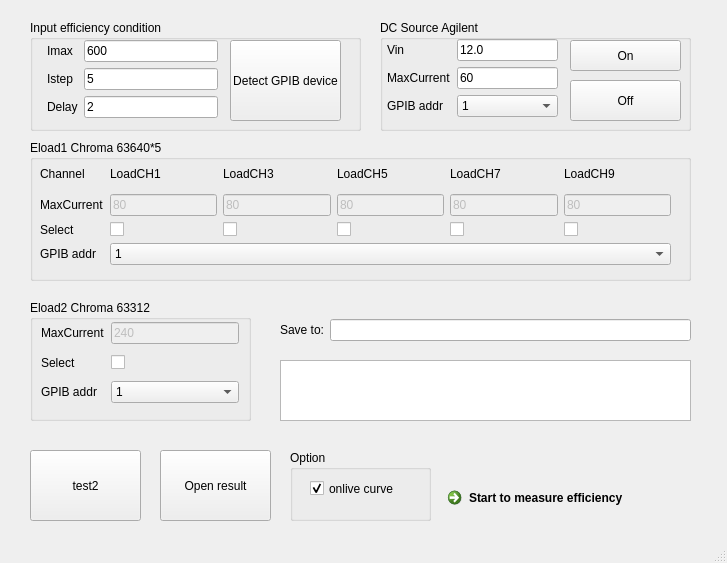
<?xml version="1.0" encoding="UTF-8"?>
<ui version="4.0">
 <class>MainWindow</class>
 <widget class="QMainWindow" name="MainWindow">
  <property name="geometry">
   <rect>
    <x>0</x>
    <y>0</y>
    <width>727</width>
    <height>563</height>
   </rect>
  </property>
  <property name="windowTitle">
   <string>MainWindow</string>
  </property>
  <widget class="QWidget" name="centralwidget">
   <widget class="QCommandLinkButton" name="commandLinkButton">
    <property name="enabled">
     <bool>true</bool>
    </property>
    <property name="geometry">
     <rect>
      <x>440</x>
      <y>480</y>
      <width>251</width>
      <height>41</height>
     </rect>
    </property>
    <property name="layoutDirection">
     <enum>Qt::LeftToRight</enum>
    </property>
    <property name="text">
     <string>Start to measure efficiency</string>
    </property>
   </widget>
   <widget class="QTextBrowser" name="textBrowser">
    <property name="geometry">
     <rect>
      <x>280</x>
      <y>360</y>
      <width>411</width>
      <height>61</height>
     </rect>
    </property>
   </widget>
   <widget class="QPushButton" name="pushButton_3">
    <property name="geometry">
     <rect>
      <x>30</x>
      <y>450</y>
      <width>111</width>
      <height>71</height>
     </rect>
    </property>
    <property name="text">
     <string>test2</string>
    </property>
   </widget>
   <widget class="QGroupBox" name="groupBox">
    <property name="geometry">
     <rect>
      <x>30</x>
      <y>140</y>
      <width>661</width>
      <height>141</height>
     </rect>
    </property>
    <property name="title">
     <string>Eload1 Chroma 63640*5</string>
    </property>
    <widget class="QWidget" name="layoutWidget">
     <property name="geometry">
      <rect>
       <x>10</x>
       <y>20</y>
       <width>631</width>
       <height>105</height>
      </rect>
     </property>
     <layout class="QGridLayout" name="gridLayout">
      <item row="2" column="0">
       <widget class="QLabel" name="label_4">
        <property name="text">
         <string>Select </string>
        </property>
       </widget>
      </item>
      <item row="4" column="1" colspan="5">
       <widget class="QComboBox" name="comboBox">
        <property name="enabled">
         <bool>true</bool>
        </property>
        <property name="editable">
         <bool>false</bool>
        </property>
        <property name="currentText">
         <string>1</string>
        </property>
        <item>
         <property name="text">
          <string>1</string>
         </property>
        </item>
        <item>
         <property name="text">
          <string>2</string>
         </property>
        </item>
        <item>
         <property name="text">
          <string>3</string>
         </property>
        </item>
        <item>
         <property name="text">
          <string>4</string>
         </property>
        </item>
        <item>
         <property name="text">
          <string>5</string>
         </property>
        </item>
        <item>
         <property name="text">
          <string>6</string>
         </property>
        </item>
        <item>
         <property name="text">
          <string>7</string>
         </property>
        </item>
        <item>
         <property name="text">
          <string>8</string>
         </property>
        </item>
        <item>
         <property name="text">
          <string>9</string>
         </property>
        </item>
        <item>
         <property name="text">
          <string>10</string>
         </property>
        </item>
        <item>
         <property name="text">
          <string>11</string>
         </property>
        </item>
        <item>
         <property name="text">
          <string>12</string>
         </property>
        </item>
        <item>
         <property name="text">
          <string>13</string>
         </property>
        </item>
        <item>
         <property name="text">
          <string>14</string>
         </property>
        </item>
        <item>
         <property name="text">
          <string>15</string>
         </property>
        </item>
        <item>
         <property name="text">
          <string>16</string>
         </property>
        </item>
        <item>
         <property name="text">
          <string>17</string>
         </property>
        </item>
        <item>
         <property name="text">
          <string>18</string>
         </property>
        </item>
        <item>
         <property name="text">
          <string>19</string>
         </property>
        </item>
        <item>
         <property name="text">
          <string>20</string>
         </property>
        </item>
        <item>
         <property name="text">
          <string>21</string>
         </property>
        </item>
        <item>
         <property name="text">
          <string>22</string>
         </property>
        </item>
        <item>
         <property name="text">
          <string>23</string>
         </property>
        </item>
        <item>
         <property name="text">
          <string>24</string>
         </property>
        </item>
        <item>
         <property name="text">
          <string>25</string>
         </property>
        </item>
        <item>
         <property name="text">
          <string>26</string>
         </property>
        </item>
       </widget>
      </item>
      <item row="1" column="0">
       <widget class="QLabel" name="label_3">
        <property name="text">
         <string>MaxCurrent</string>
        </property>
       </widget>
      </item>
      <item row="4" column="0">
       <widget class="QLabel" name="label_5">
        <property name="text">
         <string>GPIB addr</string>
        </property>
       </widget>
      </item>
      <item row="0" column="3">
       <widget class="QLabel" name="label_12">
        <property name="text">
         <string>LoadCH5</string>
        </property>
       </widget>
      </item>
      <item row="0" column="1">
       <widget class="QLabel" name="label">
        <property name="text">
         <string>LoadCH1</string>
        </property>
       </widget>
      </item>
      <item row="0" column="2">
       <widget class="QLabel" name="label_11">
        <property name="text">
         <string>LoadCH3</string>
        </property>
       </widget>
      </item>
      <item row="0" column="0">
       <widget class="QLabel" name="label_2">
        <property name="text">
         <string>Channel</string>
        </property>
       </widget>
      </item>
      <item row="1" column="2">
       <widget class="QLineEdit" name="lineEdit_L3">
        <property name="enabled">
         <bool>false</bool>
        </property>
        <property name="text">
         <string>80</string>
        </property>
       </widget>
      </item>
      <item row="1" column="1">
       <widget class="QLineEdit" name="lineEdit_L1">
        <property name="enabled">
         <bool>false</bool>
        </property>
        <property name="text">
         <string>80</string>
        </property>
       </widget>
      </item>
      <item row="0" column="5">
       <widget class="QLabel" name="label_14">
        <property name="text">
         <string>LoadCH9</string>
        </property>
       </widget>
      </item>
      <item row="1" column="3">
       <widget class="QLineEdit" name="lineEdit_L5">
        <property name="enabled">
         <bool>false</bool>
        </property>
        <property name="text">
         <string>80</string>
        </property>
       </widget>
      </item>
      <item row="0" column="4">
       <widget class="QLabel" name="label_13">
        <property name="text">
         <string>LoadCH7</string>
        </property>
       </widget>
      </item>
      <item row="1" column="4">
       <widget class="QLineEdit" name="lineEdit_L7">
        <property name="enabled">
         <bool>false</bool>
        </property>
        <property name="text">
         <string>80</string>
        </property>
       </widget>
      </item>
      <item row="1" column="5">
       <widget class="QLineEdit" name="lineEdit_L9">
        <property name="enabled">
         <bool>false</bool>
        </property>
        <property name="text">
         <string>80</string>
        </property>
       </widget>
      </item>
      <item row="2" column="2">
       <widget class="QCheckBox" name="checkBox_3">
        <property name="text">
         <string/>
        </property>
        <property name="checked">
         <bool>false</bool>
        </property>
       </widget>
      </item>
      <item row="2" column="3">
       <widget class="QCheckBox" name="checkBox_5">
        <property name="text">
         <string/>
        </property>
       </widget>
      </item>
      <item row="2" column="5">
       <widget class="QCheckBox" name="checkBox_9">
        <property name="text">
         <string/>
        </property>
       </widget>
      </item>
      <item row="2" column="4">
       <widget class="QCheckBox" name="checkBox_7">
        <property name="text">
         <string/>
        </property>
       </widget>
      </item>
      <item row="2" column="1">
       <widget class="QCheckBox" name="checkBox_1">
        <property name="enabled">
         <bool>true</bool>
        </property>
        <property name="text">
         <string/>
        </property>
        <property name="checked">
         <bool>false</bool>
        </property>
       </widget>
      </item>
     </layout>
    </widget>
   </widget>
   <widget class="QGroupBox" name="groupBox_2">
    <property name="geometry">
     <rect>
      <x>30</x>
      <y>300</y>
      <width>221</width>
      <height>121</height>
     </rect>
    </property>
    <property name="title">
     <string>Eload2 Chroma 63312</string>
    </property>
    <widget class="QWidget" name="layoutWidget">
     <property name="geometry">
      <rect>
       <x>11</x>
       <y>17</y>
       <width>198</width>
       <height>91</height>
      </rect>
     </property>
     <layout class="QGridLayout" name="gridLayout_5">
      <item row="0" column="0">
       <widget class="QLabel" name="label_16">
        <property name="text">
         <string>MaxCurrent</string>
        </property>
       </widget>
      </item>
      <item row="0" column="1">
       <widget class="QLineEdit" name="lineEdit_L51">
        <property name="enabled">
         <bool>false</bool>
        </property>
        <property name="text">
         <string>240</string>
        </property>
       </widget>
      </item>
      <item row="1" column="0">
       <widget class="QLabel" name="label_9">
        <property name="text">
         <string>Select </string>
        </property>
       </widget>
      </item>
      <item row="1" column="1">
       <widget class="QCheckBox" name="checkBox_51">
        <property name="text">
         <string/>
        </property>
       </widget>
      </item>
      <item row="2" column="0">
       <widget class="QLabel" name="label_10">
        <property name="text">
         <string>GPIB addr</string>
        </property>
       </widget>
      </item>
      <item row="2" column="1">
       <widget class="QComboBox" name="comboBox_2">
        <property name="enabled">
         <bool>true</bool>
        </property>
        <property name="currentText">
         <string>1</string>
        </property>
        <item>
         <property name="text">
          <string>1</string>
         </property>
        </item>
        <item>
         <property name="text">
          <string>2</string>
         </property>
        </item>
        <item>
         <property name="text">
          <string>3</string>
         </property>
        </item>
        <item>
         <property name="text">
          <string>4</string>
         </property>
        </item>
        <item>
         <property name="text">
          <string>5</string>
         </property>
        </item>
        <item>
         <property name="text">
          <string>6</string>
         </property>
        </item>
        <item>
         <property name="text">
          <string>7</string>
         </property>
        </item>
        <item>
         <property name="text">
          <string>8</string>
         </property>
        </item>
        <item>
         <property name="text">
          <string>9</string>
         </property>
        </item>
        <item>
         <property name="text">
          <string>10</string>
         </property>
        </item>
        <item>
         <property name="text">
          <string>11</string>
         </property>
        </item>
        <item>
         <property name="text">
          <string>12</string>
         </property>
        </item>
        <item>
         <property name="text">
          <string>13</string>
         </property>
        </item>
        <item>
         <property name="text">
          <string>14</string>
         </property>
        </item>
        <item>
         <property name="text">
          <string>15</string>
         </property>
        </item>
        <item>
         <property name="text">
          <string>16</string>
         </property>
        </item>
        <item>
         <property name="text">
          <string>17</string>
         </property>
        </item>
        <item>
         <property name="text">
          <string>18</string>
         </property>
        </item>
        <item>
         <property name="text">
          <string>19</string>
         </property>
        </item>
        <item>
         <property name="text">
          <string>20</string>
         </property>
        </item>
        <item>
         <property name="text">
          <string>21</string>
         </property>
        </item>
        <item>
         <property name="text">
          <string>22</string>
         </property>
        </item>
        <item>
         <property name="text">
          <string>23</string>
         </property>
        </item>
        <item>
         <property name="text">
          <string>24</string>
         </property>
        </item>
        <item>
         <property name="text">
          <string>25</string>
         </property>
        </item>
        <item>
         <property name="text">
          <string>26</string>
         </property>
        </item>
       </widget>
      </item>
     </layout>
    </widget>
   </widget>
   <widget class="QGroupBox" name="groupBox_3">
    <property name="geometry">
     <rect>
      <x>380</x>
      <y>20</y>
      <width>311</width>
      <height>111</height>
     </rect>
    </property>
    <property name="title">
     <string>DC Source Agilent</string>
    </property>
    <widget class="QPushButton" name="pushButton_4">
     <property name="enabled">
      <bool>true</bool>
     </property>
     <property name="geometry">
      <rect>
       <x>190</x>
       <y>20</y>
       <width>111</width>
       <height>31</height>
      </rect>
     </property>
     <property name="text">
      <string>On</string>
     </property>
    </widget>
    <widget class="QPushButton" name="pushButton_5">
     <property name="enabled">
      <bool>true</bool>
     </property>
     <property name="geometry">
      <rect>
       <x>190</x>
       <y>60</y>
       <width>111</width>
       <height>41</height>
      </rect>
     </property>
     <property name="text">
      <string>Off</string>
     </property>
    </widget>
    <widget class="QWidget" name="layoutWidget">
     <property name="geometry">
      <rect>
       <x>7</x>
       <y>19</y>
       <width>171</width>
       <height>81</height>
      </rect>
     </property>
     <layout class="QGridLayout" name="gridLayout_3">
      <item row="0" column="0">
       <widget class="QLabel" name="label_17">
        <property name="text">
         <string>Vin</string>
        </property>
       </widget>
      </item>
      <item row="0" column="1">
       <widget class="QLineEdit" name="lineEdit_5">
        <property name="enabled">
         <bool>true</bool>
        </property>
        <property name="inputMask">
         <string>99.9</string>
        </property>
        <property name="text">
         <string>12.0</string>
        </property>
       </widget>
      </item>
      <item row="1" column="0">
       <widget class="QLabel" name="label_18">
        <property name="text">
         <string>MaxCurrent</string>
        </property>
       </widget>
      </item>
      <item row="1" column="1">
       <widget class="QLineEdit" name="lineEdit_6">
        <property name="enabled">
         <bool>true</bool>
        </property>
        <property name="inputMask">
         <string>99</string>
        </property>
        <property name="text">
         <string>60</string>
        </property>
       </widget>
      </item>
      <item row="2" column="0">
       <widget class="QLabel" name="label_20">
        <property name="text">
         <string>GPIB addr</string>
        </property>
       </widget>
      </item>
      <item row="2" column="1">
       <widget class="QComboBox" name="comboBox_3">
        <property name="enabled">
         <bool>true</bool>
        </property>
        <property name="currentText">
         <string>1</string>
        </property>
        <item>
         <property name="text">
          <string>1</string>
         </property>
        </item>
        <item>
         <property name="text">
          <string>2</string>
         </property>
        </item>
        <item>
         <property name="text">
          <string>3</string>
         </property>
        </item>
        <item>
         <property name="text">
          <string>4</string>
         </property>
        </item>
        <item>
         <property name="text">
          <string>5</string>
         </property>
        </item>
        <item>
         <property name="text">
          <string>6</string>
         </property>
        </item>
        <item>
         <property name="text">
          <string>7</string>
         </property>
        </item>
        <item>
         <property name="text">
          <string>8</string>
         </property>
        </item>
        <item>
         <property name="text">
          <string>9</string>
         </property>
        </item>
        <item>
         <property name="text">
          <string>10</string>
         </property>
        </item>
        <item>
         <property name="text">
          <string>11</string>
         </property>
        </item>
        <item>
         <property name="text">
          <string>12</string>
         </property>
        </item>
        <item>
         <property name="text">
          <string>13</string>
         </property>
        </item>
        <item>
         <property name="text">
          <string>14</string>
         </property>
        </item>
        <item>
         <property name="text">
          <string>15</string>
         </property>
        </item>
        <item>
         <property name="text">
          <string>16</string>
         </property>
        </item>
        <item>
         <property name="text">
          <string>17</string>
         </property>
        </item>
        <item>
         <property name="text">
          <string>18</string>
         </property>
        </item>
        <item>
         <property name="text">
          <string>19</string>
         </property>
        </item>
        <item>
         <property name="text">
          <string>20</string>
         </property>
        </item>
        <item>
         <property name="text">
          <string>21</string>
         </property>
        </item>
        <item>
         <property name="text">
          <string>22</string>
         </property>
        </item>
        <item>
         <property name="text">
          <string>23</string>
         </property>
        </item>
        <item>
         <property name="text">
          <string>24</string>
         </property>
        </item>
        <item>
         <property name="text">
          <string>25</string>
         </property>
        </item>
        <item>
         <property name="text">
          <string>26</string>
         </property>
        </item>
       </widget>
      </item>
     </layout>
    </widget>
   </widget>
   <widget class="QGroupBox" name="groupBox_4">
    <property name="geometry">
     <rect>
      <x>30</x>
      <y>20</y>
      <width>331</width>
      <height>111</height>
     </rect>
    </property>
    <property name="title">
     <string>Input efficiency condition</string>
    </property>
    <widget class="QWidget" name="layoutWidget">
     <property name="geometry">
      <rect>
       <x>17</x>
       <y>20</y>
       <width>171</width>
       <height>81</height>
      </rect>
     </property>
     <layout class="QGridLayout" name="gridLayout_2">
      <item row="0" column="0">
       <widget class="QLabel" name="label_6">
        <property name="text">
         <string>Imax</string>
        </property>
       </widget>
      </item>
      <item row="0" column="1">
       <widget class="QLineEdit" name="lineEdit_2">
        <property name="inputMask">
         <string>999</string>
        </property>
        <property name="text">
         <string>600</string>
        </property>
       </widget>
      </item>
      <item row="1" column="0">
       <widget class="QLabel" name="label_7">
        <property name="text">
         <string>Istep</string>
        </property>
       </widget>
      </item>
      <item row="1" column="1">
       <widget class="QLineEdit" name="lineEdit_3">
        <property name="inputMask">
         <string>999</string>
        </property>
        <property name="text">
         <string>5</string>
        </property>
       </widget>
      </item>
      <item row="2" column="0">
       <widget class="QLabel" name="label_8">
        <property name="text">
         <string>Delay</string>
        </property>
       </widget>
      </item>
      <item row="2" column="1">
       <widget class="QLineEdit" name="lineEdit_4">
        <property name="inputMask">
         <string>99</string>
        </property>
        <property name="text">
         <string>2</string>
        </property>
       </widget>
      </item>
     </layout>
    </widget>
    <widget class="QPushButton" name="pushButton">
     <property name="geometry">
      <rect>
       <x>200</x>
       <y>20</y>
       <width>111</width>
       <height>81</height>
      </rect>
     </property>
     <property name="text">
      <string>Detect GPIB device</string>
     </property>
    </widget>
   </widget>
   <widget class="QPushButton" name="pushButton_2">
    <property name="enabled">
     <bool>true</bool>
    </property>
    <property name="geometry">
     <rect>
      <x>160</x>
      <y>450</y>
      <width>111</width>
      <height>71</height>
     </rect>
    </property>
    <property name="text">
     <string>Open result</string>
    </property>
   </widget>
   <widget class="QGroupBox" name="groupBox_5">
    <property name="geometry">
     <rect>
      <x>290</x>
      <y>450</y>
      <width>141</width>
      <height>71</height>
     </rect>
    </property>
    <property name="title">
     <string>Option</string>
    </property>
    <widget class="QCheckBox" name="checkBox">
     <property name="geometry">
      <rect>
       <x>20</x>
       <y>30</y>
       <width>91</width>
       <height>17</height>
      </rect>
     </property>
     <property name="text">
      <string>onlive curve</string>
     </property>
     <property name="checked">
      <bool>true</bool>
     </property>
    </widget>
   </widget>
   <widget class="QWidget" name="layoutWidget">
    <property name="geometry">
     <rect>
      <x>280</x>
      <y>310</y>
      <width>411</width>
      <height>41</height>
     </rect>
    </property>
    <layout class="QGridLayout" name="gridLayout_4">
     <item row="0" column="0">
      <widget class="QLabel" name="label_19">
       <property name="text">
        <string>Save to:</string>
       </property>
      </widget>
     </item>
     <item row="0" column="1">
      <widget class="QLineEdit" name="lineEdit"/>
     </item>
    </layout>
   </widget>
  </widget>
  <widget class="QMenuBar" name="menubar">
   <property name="geometry">
    <rect>
     <x>0</x>
     <y>0</y>
     <width>727</width>
     <height>21</height>
    </rect>
   </property>
  </widget>
  <widget class="QStatusBar" name="statusbar"/>
 </widget>
 <resources/>
 <connections/>
</ui>
